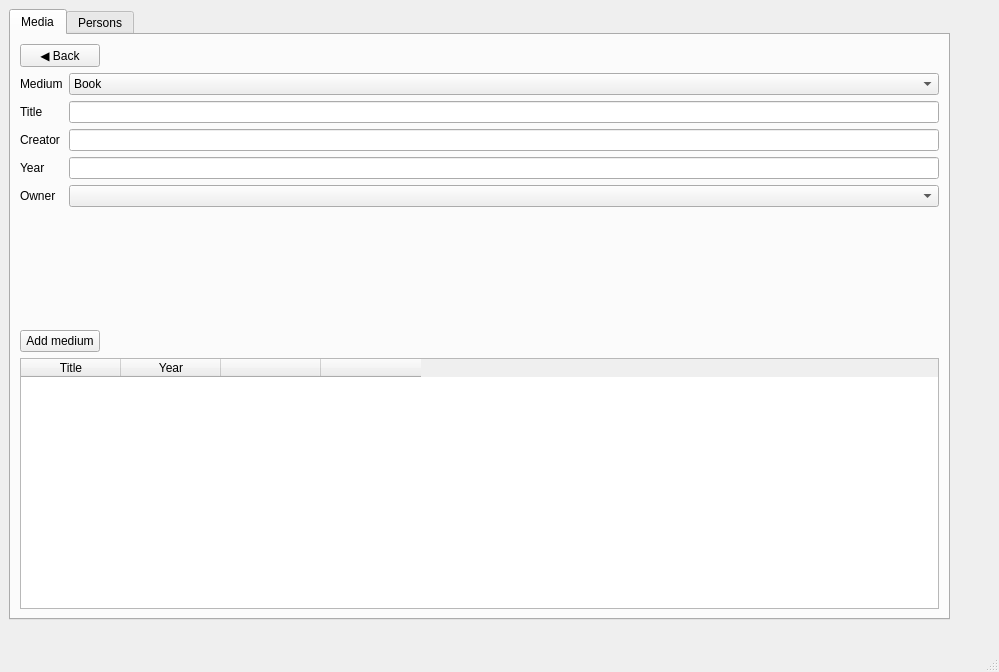
<?xml version="1.0" encoding="UTF-8"?>
<ui version="4.0">
 <class>MainWindow</class>
 <widget class="QMainWindow" name="MainWindow">
  <property name="geometry">
   <rect>
    <x>0</x>
    <y>0</y>
    <width>999</width>
    <height>672</height>
   </rect>
  </property>
  <property name="windowTitle">
   <string>MainWindow</string>
  </property>
  <widget class="QWidget" name="centralwidget">
   <property name="sizePolicy">
    <sizepolicy hsizetype="Minimum" vsizetype="Minimum">
     <horstretch>0</horstretch>
     <verstretch>0</verstretch>
    </sizepolicy>
   </property>
   <property name="layoutDirection">
    <enum>Qt::LeftToRight</enum>
   </property>
   <widget class="QTabWidget" name="tabWidget">
    <property name="geometry">
     <rect>
      <x>9</x>
      <y>9</y>
      <width>941</width>
      <height>611</height>
     </rect>
    </property>
    <property name="sizePolicy">
     <sizepolicy hsizetype="Expanding" vsizetype="Expanding">
      <horstretch>0</horstretch>
      <verstretch>0</verstretch>
     </sizepolicy>
    </property>
    <property name="minimumSize">
     <size>
      <width>941</width>
      <height>611</height>
     </size>
    </property>
    <property name="layoutDirection">
     <enum>Qt::LeftToRight</enum>
    </property>
    <property name="currentIndex">
     <number>0</number>
    </property>
    <widget class="QWidget" name="mediaTab">
     <attribute name="title">
      <string>Media</string>
     </attribute>
     <layout class="QVBoxLayout" name="verticalLayout">
      <item>
       <widget class="QWidget" name="addMediumWidget" native="true">
        <property name="sizePolicy">
         <sizepolicy hsizetype="Expanding" vsizetype="Expanding">
          <horstretch>0</horstretch>
          <verstretch>0</verstretch>
         </sizepolicy>
        </property>
        <property name="layoutDirection">
         <enum>Qt::LeftToRight</enum>
        </property>
        <layout class="QVBoxLayout" name="verticalLayout_2">
         <property name="leftMargin">
          <number>0</number>
         </property>
         <property name="topMargin">
          <number>0</number>
         </property>
         <property name="rightMargin">
          <number>0</number>
         </property>
         <property name="bottomMargin">
          <number>0</number>
         </property>
         <item>
          <widget class="QPushButton" name="backButton">
           <property name="sizePolicy">
            <sizepolicy hsizetype="Fixed" vsizetype="Fixed">
             <horstretch>0</horstretch>
             <verstretch>0</verstretch>
            </sizepolicy>
           </property>
           <property name="text">
            <string>◀ Back</string>
           </property>
          </widget>
         </item>
         <item>
          <layout class="QFormLayout" name="addMediumLayout">
           <item row="0" column="0">
            <widget class="QLabel" name="mediumLabel">
             <property name="text">
              <string>Medium</string>
             </property>
            </widget>
           </item>
           <item row="0" column="1">
            <widget class="QComboBox" name="mediumComboBox">
             <item>
              <property name="text">
               <string>Book</string>
              </property>
             </item>
             <item>
              <property name="text">
               <string>CD</string>
              </property>
             </item>
             <item>
              <property name="text">
               <string>DVD</string>
              </property>
             </item>
            </widget>
           </item>
           <item row="1" column="0">
            <widget class="QLabel" name="titleLabel">
             <property name="text">
              <string>Title</string>
             </property>
            </widget>
           </item>
           <item row="1" column="1">
            <widget class="QLineEdit" name="titleLineEdit"/>
           </item>
           <item row="2" column="0">
            <widget class="QLabel" name="creatorLabel">
             <property name="text">
              <string>Creator</string>
             </property>
            </widget>
           </item>
           <item row="2" column="1">
            <widget class="QLineEdit" name="creatorLineEdit"/>
           </item>
           <item row="3" column="0">
            <widget class="QLabel" name="yearLabel">
             <property name="text">
              <string>Year</string>
             </property>
            </widget>
           </item>
           <item row="3" column="1">
            <widget class="QLineEdit" name="yearLineEdit"/>
           </item>
           <item row="4" column="0">
            <widget class="QLabel" name="ownerLabel">
             <property name="text">
              <string>Owner</string>
             </property>
            </widget>
           </item>
           <item row="4" column="1">
            <widget class="QComboBox" name="ownerComboBox"/>
           </item>
          </layout>
         </item>
        </layout>
       </widget>
      </item>
      <item>
       <widget class="QWidget" name="mediaListWidget" native="true">
        <property name="sizePolicy">
         <sizepolicy hsizetype="Expanding" vsizetype="Expanding">
          <horstretch>0</horstretch>
          <verstretch>0</verstretch>
         </sizepolicy>
        </property>
        <property name="layoutDirection">
         <enum>Qt::LeftToRight</enum>
        </property>
        <layout class="QVBoxLayout" name="verticalLayout_4">
         <property name="leftMargin">
          <number>0</number>
         </property>
         <property name="topMargin">
          <number>0</number>
         </property>
         <property name="rightMargin">
          <number>0</number>
         </property>
         <property name="bottomMargin">
          <number>0</number>
         </property>
         <item>
          <layout class="QVBoxLayout" name="verticalLayout_3">
           <item>
            <widget class="QPushButton" name="addMediumButton">
             <property name="sizePolicy">
              <sizepolicy hsizetype="Fixed" vsizetype="Fixed">
               <horstretch>0</horstretch>
               <verstretch>0</verstretch>
              </sizepolicy>
             </property>
             <property name="text">
              <string>Add medium</string>
             </property>
            </widget>
           </item>
           <item>
            <widget class="QTableWidget" name="mediaTable">
             <property name="editTriggers">
              <set>QAbstractItemView::NoEditTriggers</set>
             </property>
             <property name="selectionMode">
              <enum>QAbstractItemView::SingleSelection</enum>
             </property>
             <property name="selectionBehavior">
              <enum>QAbstractItemView::SelectRows</enum>
             </property>
             <property name="showGrid">
              <bool>false</bool>
             </property>
             <property name="gridStyle">
              <enum>Qt::SolidLine</enum>
             </property>
             <column>
              <property name="text">
               <string>Title</string>
              </property>
             </column>
             <column>
              <property name="text">
               <string>Year</string>
              </property>
             </column>
             <column>
              <property name="text">
               <string/>
              </property>
             </column>
             <column>
              <property name="text">
               <string/>
              </property>
             </column>
            </widget>
           </item>
          </layout>
         </item>
        </layout>
       </widget>
      </item>
     </layout>
    </widget>
    <widget class="QWidget" name="peopleTab">
     <attribute name="title">
      <string>Persons</string>
     </attribute>
     <layout class="QVBoxLayout" name="verticalLayout_6">
      <item>
       <widget class="QWidget" name="peopleListWidget" native="true">
        <layout class="QVBoxLayout" name="verticalLayout_5">
         <property name="leftMargin">
          <number>0</number>
         </property>
         <property name="topMargin">
          <number>0</number>
         </property>
         <property name="rightMargin">
          <number>0</number>
         </property>
         <property name="bottomMargin">
          <number>0</number>
         </property>
         <item>
          <widget class="QPushButton" name="addPersonButton">
           <property name="sizePolicy">
            <sizepolicy hsizetype="Fixed" vsizetype="Fixed">
             <horstretch>0</horstretch>
             <verstretch>0</verstretch>
            </sizepolicy>
           </property>
           <property name="text">
            <string>Add person</string>
           </property>
          </widget>
         </item>
         <item>
          <widget class="QTableWidget" name="peopleTable">
           <property name="editTriggers">
            <set>QAbstractItemView::NoEditTriggers</set>
           </property>
           <property name="alternatingRowColors">
            <bool>false</bool>
           </property>
           <property name="selectionMode">
            <enum>QAbstractItemView::SingleSelection</enum>
           </property>
           <property name="selectionBehavior">
            <enum>QAbstractItemView::SelectRows</enum>
           </property>
           <property name="showGrid">
            <bool>false</bool>
           </property>
           <property name="gridStyle">
            <enum>Qt::SolidLine</enum>
           </property>
           <attribute name="verticalHeaderVisible">
            <bool>false</bool>
           </attribute>
           <column>
            <property name="text">
             <string>First name</string>
            </property>
           </column>
           <column>
            <property name="text">
             <string>Last name</string>
            </property>
           </column>
           <column>
            <property name="text">
             <string/>
            </property>
           </column>
           <column>
            <property name="text">
             <string/>
            </property>
           </column>
          </widget>
         </item>
        </layout>
       </widget>
      </item>
      <item>
       <widget class="QWidget" name="addPersonWidget" native="true">
        <layout class="QVBoxLayout" name="verticalLayout_7">
         <item>
          <widget class="QPushButton" name="peopleBackButton">
           <property name="sizePolicy">
            <sizepolicy hsizetype="Fixed" vsizetype="Fixed">
             <horstretch>0</horstretch>
             <verstretch>0</verstretch>
            </sizepolicy>
           </property>
           <property name="text">
            <string>◀ Back</string>
           </property>
          </widget>
         </item>
         <item>
          <layout class="QFormLayout" name="addPersonLayout">
           <item row="0" column="0">
            <widget class="QLabel" name="firstNameLabel">
             <property name="text">
              <string>First name</string>
             </property>
            </widget>
           </item>
           <item row="0" column="1">
            <widget class="QLineEdit" name="firstNameLineEdit"/>
           </item>
           <item row="1" column="0">
            <widget class="QLabel" name="lastNameLabel">
             <property name="text">
              <string>Last name</string>
             </property>
            </widget>
           </item>
           <item row="1" column="1">
            <widget class="QLineEdit" name="lastNameLineEdit"/>
           </item>
          </layout>
         </item>
        </layout>
       </widget>
      </item>
     </layout>
    </widget>
   </widget>
  </widget>
  <widget class="QMenuBar" name="menubar">
   <property name="geometry">
    <rect>
     <x>0</x>
     <y>0</y>
     <width>999</width>
     <height>21</height>
    </rect>
   </property>
  </widget>
  <widget class="QStatusBar" name="statusbar"/>
 </widget>
 <resources/>
 <connections/>
</ui>
